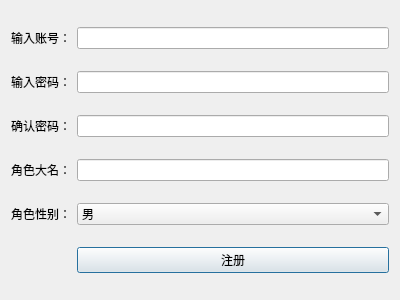
<?xml version="1.0" encoding="UTF-8"?>
<ui version="4.0">
 <class>RegDialog</class>
 <widget class="QDialog" name="RegDialog">
  <property name="geometry">
   <rect>
    <x>0</x>
    <y>0</y>
    <width>400</width>
    <height>300</height>
   </rect>
  </property>
  <property name="windowTitle">
   <string>Dialog</string>
  </property>
  <layout class="QGridLayout" name="gridLayout">
   <item row="4" column="0">
    <widget class="QLabel" name="label_5">
     <property name="text">
      <string>角色性别：</string>
     </property>
    </widget>
   </item>
   <item row="4" column="2">
    <widget class="QComboBox" name="comboBox">
     <item>
      <property name="text">
       <string>男</string>
      </property>
     </item>
     <item>
      <property name="text">
       <string>女</string>
      </property>
     </item>
    </widget>
   </item>
   <item row="0" column="2">
    <widget class="QLineEdit" name="lineEditID"/>
   </item>
   <item row="1" column="2">
    <widget class="QLineEdit" name="lineEdit_PassWD1"/>
   </item>
   <item row="2" column="0">
    <widget class="QLabel" name="label_3">
     <property name="text">
      <string>确认密码：</string>
     </property>
    </widget>
   </item>
   <item row="3" column="2">
    <widget class="QLineEdit" name="lineEdit_Name"/>
   </item>
   <item row="1" column="0">
    <widget class="QLabel" name="label_2">
     <property name="text">
      <string>输入密码：</string>
     </property>
    </widget>
   </item>
   <item row="3" column="0">
    <widget class="QLabel" name="label_4">
     <property name="text">
      <string>角色大名：</string>
     </property>
    </widget>
   </item>
   <item row="2" column="2">
    <widget class="QLineEdit" name="lineEdit_PassWD2"/>
   </item>
   <item row="0" column="0">
    <widget class="QLabel" name="label">
     <property name="text">
      <string>输入账号：</string>
     </property>
    </widget>
   </item>
   <item row="5" column="2">
    <widget class="QPushButton" name="pushButton">
     <property name="text">
      <string>注册</string>
     </property>
    </widget>
   </item>
  </layout>
 </widget>
 <resources/>
 <connections/>
</ui>
